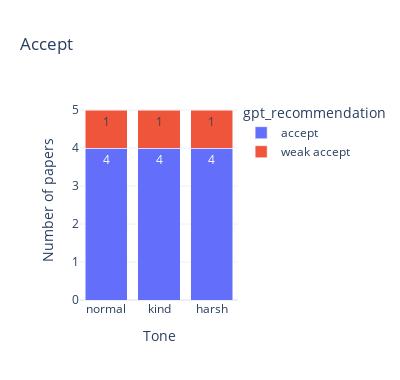
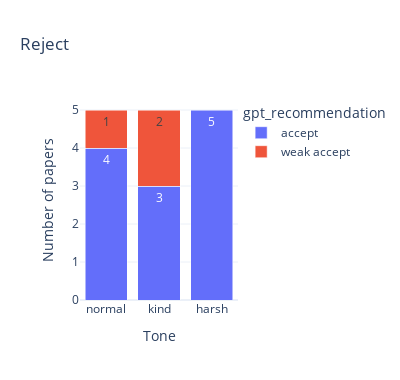

The code cell stored with these charts, in order, in its notebook:
### Code cell
ts = []
for tone in ['normal', 'kind', 'harsh']:
    t = df_recom.groupby(['final_result', f'gpt_{tone}']).agg({'number': 'nunique'}).reset_index()
    t['tone'] = tone
    t = t.rename(columns={'final_result': 'human_recommendation', f'gpt_{tone}': 'gpt_recommendation'})
    ts.append(t)
    
t = pd.concat(ts)

# plot by human recommendation
print(t)
data = t.query("human_recommendation == 'Accept'")
print(data)
# stacked bar
fig = px.bar(data, x='tone', y='number', color='gpt_recommendation', barmode='stack', text='number', title='Accept', template='plotly_white')
fig.update_layout(yaxis_title='Number of papers', xaxis_title='Tone', width=400, height=380)
fig.show()

data = t.query("human_recommendation == 'Reject'")
# stacked bar
fig = px.bar(data, x='tone', y='number', color='gpt_recommendation', barmode='stack', text='number', title='Reject', template='plotly_white')
fig.update_layout(yaxis_title='Number of papers', xaxis_title='Tone', width=400, height=380)
fig.show()

### Figure 1 — Plotly figure (JSON) as saved in the notebook; plotly's stock layout.template omitted (floating-point values rounded to 4 significant figures)
{"data": [{"alignmentgroup": "True", "hovertemplate": "gpt_recommendation=accept<br>tone=%{x}<br>number=%{text}<extra></extra>", "legendgroup": "accept", "marker": {"color": "#636efa", "pattern": {"shape": ""}}, "name": "accept", "offsetgroup": "accept", "orientation": "v", "showlegend": true, "text": [4, 4, 4], "textposition": "auto", "type": "bar", "x": ["normal", "kind", "harsh"], "xaxis": "x", "y": [4, 4, 4], "yaxis": "y"}, {"alignmentgroup": "True", "hovertemplate": "gpt_recommendation=weak accept<br>tone=%{x}<br>number=%{text}<extra></extra>", "legendgroup": "weak accept", "marker": {"color": "#EF553B", "pattern": {"shape": ""}}, "name": "weak accept", "offsetgroup": "weak accept", "orientation": "v", "showlegend": true, "text": [1, 1, 1], "textposition": "auto", "type": "bar", "x": ["normal", "kind", "harsh"], "xaxis": "x", "y": [1, 1, 1], "yaxis": "y"}], "layout": {"barmode": "stack", "height": 380, "legend": {"title": {"text": "gpt_recommendation"}, "tracegroupgap": 0}, "title": {"text": "Accept"}, "width": 400, "xaxis": {"anchor": "y", "domain": [0, 1], "title": {"text": "Tone"}}, "yaxis": {"anchor": "x", "domain": [0, 1], "title": {"text": "Number of papers"}}}}

### Figure 2 — Plotly figure (JSON) as saved in the notebook; plotly's stock layout.template omitted (floating-point values rounded to 4 significant figures)
{"data": [{"alignmentgroup": "True", "hovertemplate": "gpt_recommendation=accept<br>tone=%{x}<br>number=%{text}<extra></extra>", "legendgroup": "accept", "marker": {"color": "#636efa", "pattern": {"shape": ""}}, "name": "accept", "offsetgroup": "accept", "orientation": "v", "showlegend": true, "text": [4, 3, 5], "textposition": "auto", "type": "bar", "x": ["normal", "kind", "harsh"], "xaxis": "x", "y": [4, 3, 5], "yaxis": "y"}, {"alignmentgroup": "True", "hovertemplate": "gpt_recommendation=weak accept<br>tone=%{x}<br>number=%{text}<extra></extra>", "legendgroup": "weak accept", "marker": {"color": "#EF553B", "pattern": {"shape": ""}}, "name": "weak accept", "offsetgroup": "weak accept", "orientation": "v", "showlegend": true, "text": [1, 2], "textposition": "auto", "type": "bar", "x": ["normal", "kind"], "xaxis": "x", "y": [1, 2], "yaxis": "y"}], "layout": {"barmode": "stack", "height": 380, "legend": {"title": {"text": "gpt_recommendation"}, "tracegroupgap": 0}, "title": {"text": "Reject"}, "width": 400, "xaxis": {"anchor": "y", "domain": [0, 1], "title": {"text": "Tone"}}, "yaxis": {"anchor": "x", "domain": [0, 1], "title": {"text": "Number of papers"}}}}
